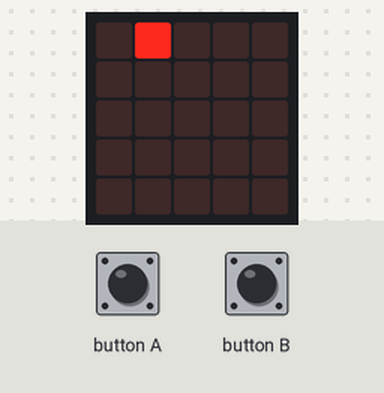
Bench run of a program on a simulated BBC micro:bit (MakeCode). Parts: the board's 5×5 LED display. The inputs (shaded band) are chosen by the test bench.

Above: at 1.6 s.
1.7 s: button B pressed 2 times (0.12 s each, 0.3 s apart)
At 2.7 s:
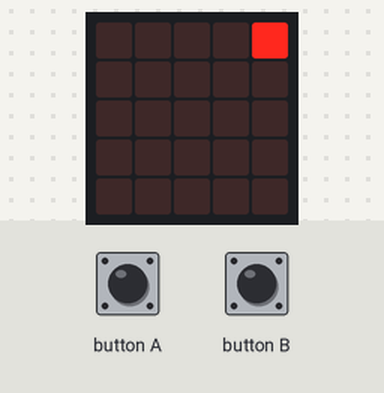
At 3.8 s:
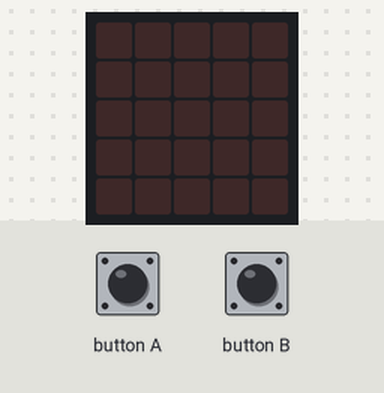
5.3 s: button A pressed for 0.15 s
At 6.7 s:
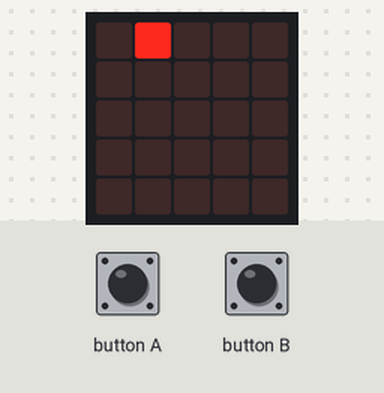
6.9 s: button B pressed for 0.15 s
Timing chart, 0 to 9.9 s (numbered marks = the images above; inputs shaded):
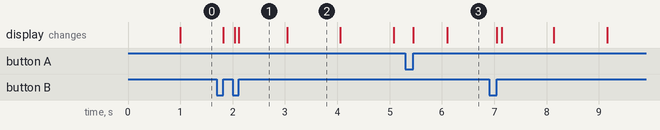

Measured:
- what the display in image 1 shows lasts 0.9 s, from 2.1 s to 3.0 s
- what the display in image 2 shows lasts 1.1 s, from 3.0 s to 4.1 s

The program:

main.ts
```typescript
input.onButtonPressed(Button.A, function () {
    led.unplot(posX, 0)
    posX += -1
    if (posX < 0) {
        posX = 0
    }
    led.plot(posX, 0)
})
input.onButtonPressed(Button.B, function () {
    led.unplot(posX, 0)
    posX += 1
    if (posX > 4) {
        posX = 4
    }
    led.plot(posX, 0)
})
let posX = 0
let direction = 1
posX = 0
led.plot(posX, 0)
basic.forever(function () {
    basic.pause(1000)
    led.unplot(posX, 0)
    posX += direction
    if (posX >= 4) {
        direction = -1
    } else if (posX <= 0) {
        direction = 1
    }
    led.plot(posX, 0)
})
```

test.ts
```typescript
// les tests vont ici ; cela ne sera pas compilé si ce paquet est utilisé en tant qu'extension.
```
